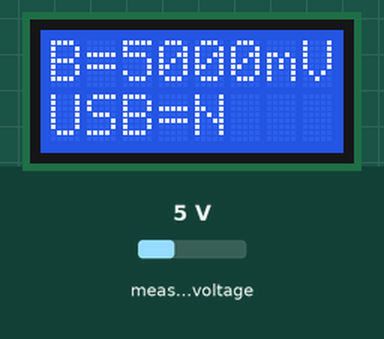
This sketch was run on a simulated Arduino Leonardo, built with avr-gcc and run on an emulated ATmega32U4. Shown: 8×2 character LCD. The test bench sets the inputs (shaded band); at power-on: measured voltage 5 V. What the sketch prints to the serial monitor is not drawn.

Above: at 1.2 s.
1.3 s: measured voltage set to 0.3 V
At 2.6 s:
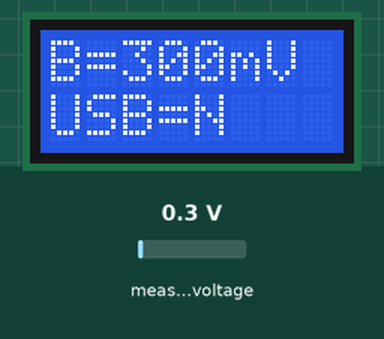
3.0 s: measured voltage set to 3.8 V
At 4.2 s:
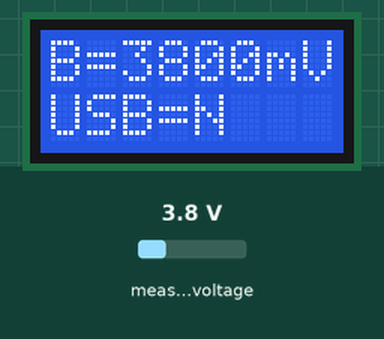
4.6 s: measured voltage set to 7.5 V
At 5.8 s:
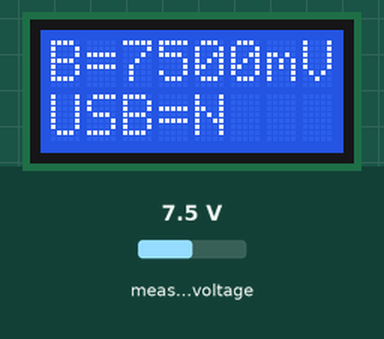
Timing chart, 0 to 7.6 s (numbered marks = the images above; inputs shaded):
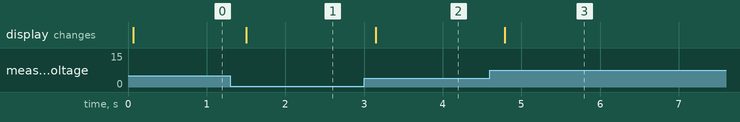

The sketch:

Battery.ino
```cpp
/* This example shows how to:
- Measure the voltage of the Zumo's batteries.
- Detect whether USB power is present.
The results are printed to the LCD and also to the serial
monitor.
The battery voltage can only be read when the power switch is in
the "On" position.  If the power switch is off, the voltage
reading displayed by this demo will be low, but it might not be
zero because the Zumo 32U4 has capacitors that take a while to
discharge. */

#include <Wire.h>
#include <Zumo32U4.h>

Zumo32U4LCD lcd;

void setup()
{

}

void loop()
{
  bool usbPower = usbPowerPresent();

  uint16_t batteryLevel = readBatteryMillivolts();

  // Print the results to the LCD.
  lcd.clear();
  lcd.print(F("B="));
  lcd.print(batteryLevel);
  lcd.print(F("mV   "));
  lcd.gotoXY(0, 1);
  lcd.print(F("USB="));
  lcd.print(usbPower ? 'Y' : 'N');

  // Print the results to the serial monitor.
  Serial.print(F("USB="));
  Serial.print(usbPower ? 'Y' : 'N');
  Serial.print(F(" B="));
  Serial.print(batteryLevel);
  Serial.println(F(" mV"));

  delay(200);
}
```

Measured:
- after the input at 1.3 s, the display: changes after 0.21 s (image 1)
- after the input at 3.0 s, the display: changes after 0.15 s (image 2)
- after the input at 4.6 s, the display: changes after 0.19 s (image 3)
